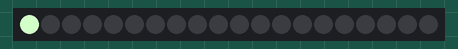
Bench run of a sketch on a simulated Arduino Uno, built with avr-gcc and run on an emulated ATmega328P. Shown: 20 RGB LEDs in strip order, left to right. Random numbers use the default seed unless the sketch sets one.

Above: at 0.05 s.
At 5.01 s:
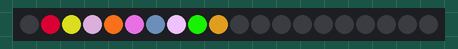
At 9.97 s:
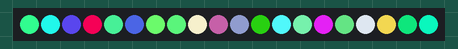
At 19.9 s:
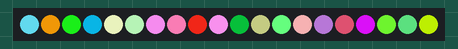
At 29.82 s:
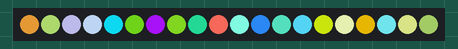
At 39.85 s:
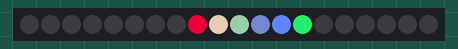

The sketch:

leds.ino
```cpp
// C++ code
//
#include <Adafruit_NeoPixel.h>
// Which pin on the Arduino is connected to the NeoPixels?
#define LED_PIN    8

// How many NeoPixels are attached to the Arduino?
#define LED_COUNT 20

// Declare our NeoPixel strip object:
Adafruit_NeoPixel strip(LED_COUNT, LED_PIN, NEO_GRB + NEO_KHZ800);
// Argument 1 = Number of pixels in NeoPixel strip
// Argument 2 = Arduino pin number (most are valid)
// Argument 3 = Pixel type flags, add together as needed:
//   NEO_KHZ800  800 KHz bitstream (most NeoPixel products w/WS2812 LEDs)
//   NEO_KHZ400  400 KHz (classic 'v1' (not v2) FLORA pixels, WS2811 drivers)
//   NEO_GRB     Pixels are wired for GRB bitstream (most NeoPixel products)
//   NEO_RGB     Pixels are wired for RGB bitstream (v1 FLORA pixels, not v2)
//   NEO_RGBW    Pixels are wired for RGBW bitstream (NeoPixel RGBW products)
uint32_t magenta;
uint32_t cyan;
uint32_t yellow;
void setup()
{
  strip.begin();
  strip.show(); // Initialize all pixels to 'off'
  //A little color theory cause Benny doesn't understand Additive vs Subtractive colors
  magenta = strip.Color(255, 0, 255);
  yellow = strip.Color(255, 255, 0);
  cyan = strip.Color(0, 255, 255);
  //Use voltage on A0 as random seed for "true" randomness, set to 0 for consistent "randomness"
  randomSeed(analogRead(0));
}

int curPixel = 0;
void loop()
{
  uint32_t redColor = random(0, 255);
  uint32_t greenColor = random(0,255);
  uint32_t blueColor = random(0, 255);
  if(redColor == 0 || greenColor == 0 || blueColor == 0){
      //Turns off all LEDs
    strip.clear();
    strip.show();
  }
  strip.setPixelColor(curPixel, redColor, blueColor, greenColor);
  strip.show();
  curPixel = ++curPixel % LED_COUNT;
  delay(100);
}
```
